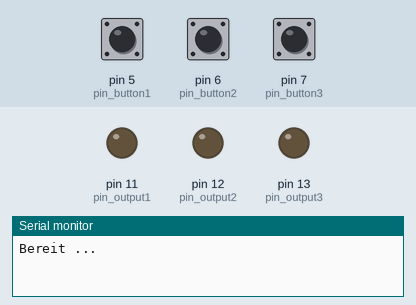
Bench run of a sketch on a simulated Arduino Uno, built with avr-gcc and run on an emulated ATmega328P. Parts: output pins drawn as LEDs (lit = HIGH), the last lines printed to the serial monitor. The test bench sets the inputs (shaded band); at power-on: pin 5 (pin_button1) HIGH, pin 6 (pin_button2) HIGH, pin 7 (pin_button3) HIGH.

Above: at 2.2 s.
2.3 s: pin 5 (pin_button1) pulled LOW for 0.15 s
At 3.5 s:
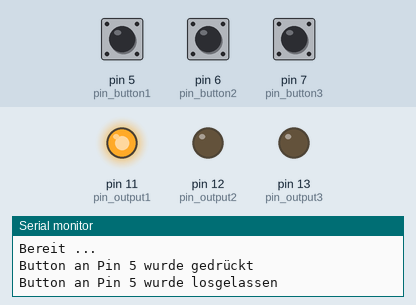
3.9 s: pin 6 (pin_button2) pulled LOW for 0.15 s
At 4.9 s:
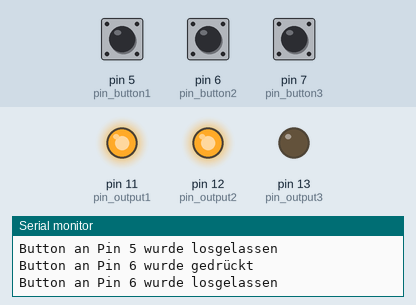
5.5 s: pin 7 (pin_button3) pulled LOW for 0.15 s
At 5.57 s:
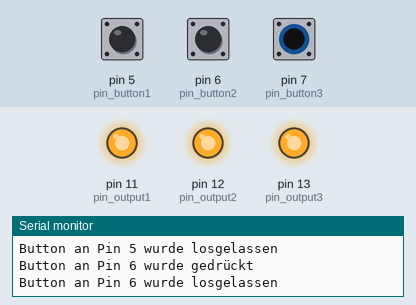
7.1 s: pin 5 (pin_button1) pulled LOW for 1 s
At 8.5 s:
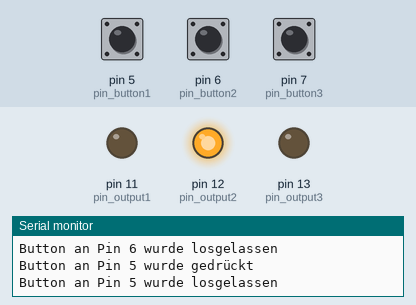
9.6 s: pin 7 (pin_button3) pulled LOW for 1 s
At 10.4 s:
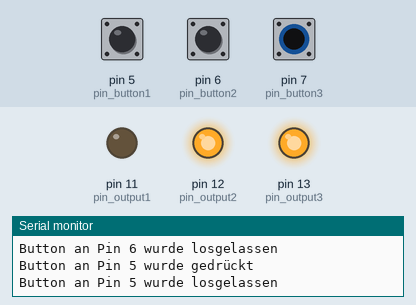
12.1 s: pin 7 (pin_button3) pulled LOW for 3.2 s
At 16.5 s:
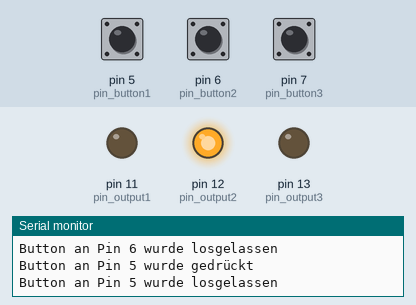
Timing chart, 0 to 17.8 s (numbered marks = the images above; inputs shaded):
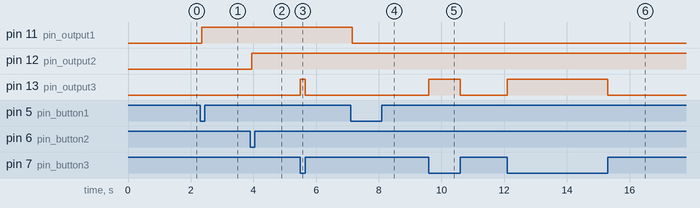

The sketch:

Ein-Aus-Schalter.ino
```cpp
/**
 * Ein- und Ausschalter
 * ====================
 *
 * Dieser Sketch kann für die ersten Hands-On-Versuche mit Hardwareschaltungen am Arduino verwendet werden.
 * Drei an die Pins 5, 6 und 7 angeschlossene Buttons mit Active-Low-Logik schalten drei LEDs oder andere
 * Verbraucher mit Active-High-Logik an den Pins 11, 12 und 13 ein oder aus.
 *
 * Hardwareaufbau:
 * ---------------
 *
 * Pin 5  --> Button --> GND, Steuert Ausgangspin 11
 * Pin 6  --> Button --> GND, Steuert Ausgangspin 12
 * Pin 7  --> Button --> GND, Steuert Ausgangspin 13
 *
 * Pin 11 --> 300 Ohm Widerstand --> LED --> GND
 * Pin 12 --> 300 Ohm Widerstand --> LED --> GND
 * Pin 13 --> 300 Ohm Widerstand --> LED --> GND
 *
 * Die Buttons an Pin 5 und 6 schalten ihren Verbraucher dauerhaft ein oder aus. Der Button an Pin 7 schaltet
 * den Verbraucher nur so lange, wie der Button gedrückt gehalten wird. Die Widerstände können vor oder hinter
 * den LEDs eingebaut werden.
 *
 *
 * Aufgaben
 * --------
 *
 * 1) Bauen Sie den Hardwareaufbau nach und bringen Sie das Beispiel zum Laufen.
 * 2) Messen Sie die Eingangsspannung an den Pins 5 bis 7, wenn kein Button gedrückt wird.
 * 3) Messen Sie die Eingangsspannung an den Pins 5 bis 7, während ein Button gedrückt wird.
 * 4) Messen Sie die Ausgangsspannung an den Pins 11 bis 13, wenn die LEDs ausgeschaltet sind.
 * 5) Messen Sie die Ausgangsspannung an den Pins 11 bis 13, wenn die LEDs eingeschaltet sind.
 * 6) Messen Sie den Spannungsabfall entlang einer LED und entlang ihres Vorwiderstands.
 * 7) Messen Sie die Stromstärke des Stroms, der die LED leuchten lässt.
 *
 * Relevante Dokumentation
 * -----------------------
 *
 * https://www.arduino.cc/reference/en/language/functions/digital-io/pinmode/
 * https://www.arduino.cc/reference/en/language/functions/digital-io/digitalread/
 * https://www.arduino.cc/reference/en/language/functions/digital-io/digitalwrite/
 */

constexpr int pin_button1 = 5;
constexpr int pin_button2 = 6;
constexpr int pin_button3 = 7;

constexpr int pin_output1 = 11;
constexpr int pin_output2 = 12;
constexpr int pin_output3 = 13;

constexpr int debounce_ms = 50;


/**
 * Initialisierung der Hardware nach dem Einschalten
 */
void setup() {
  pinMode(pin_button1, INPUT_PULLUP);
  pinMode(pin_button2, INPUT_PULLUP);
  pinMode(pin_button3, INPUT_PULLUP);

  pinMode(pin_output1, OUTPUT);
  pinMode(pin_output2, OUTPUT);
  pinMode(pin_output3, OUTPUT);

  digitalWrite(pin_output1, LOW);
  digitalWrite(pin_output2, LOW);
  digitalWrite(pin_output3, LOW);

  delay(1000);
  Serial.begin(9600);
  Serial.println("Bereit ...");
}

/**
 * Hilfsfunktion zum Erkennen eines kurzen Tastendrucks
 */
int readButton(int pin, bool* value) {
  if (*value == false && digitalRead(pin) == LOW) {
    delay(debounce_ms);

    if (digitalRead(pin) == LOW) {
      *value = true;

      Serial.print("Button an Pin ");
      Serial.print(pin);
      Serial.println(" wurde gedrückt");
    }
  } else if (*value == true && digitalRead(pin) == HIGH) {
    delay(debounce_ms);

    if (digitalRead(pin) == HIGH) {
      *value = false;

      Serial.print("Button an Pin ");
      Serial.print(pin);
      Serial.println(" wurde losgelassen");
    }
  }
}

/**
 * Unendlich oft ausgeführte Hauptprogrammlogik
 */
void loop() {
  static bool button1 = false;
  static bool button2 = false;

  static bool toggle1 = false;
  static bool toggle2 = false;

  static bool output1 = LOW;
  static bool output2 = LOW;
  static bool output3 = LOW;

  readButton(pin_button1, &button1);
  readButton(pin_button2, &button2);

  if (button1 && toggle1) {
    output1 = !output1;
    toggle1 = false;
  } else if (!button1) {
    toggle1 = true;
  }

  if (button2 && toggle2) {
    output2 = !output2;
    toggle2 = false;
  } else if (!button2) {
    toggle2 = true;
  }

  output3 = !digitalRead(pin_button3);

  digitalWrite(pin_output1, output1);
  digitalWrite(pin_output2, output2);
  digitalWrite(pin_output3, output3);
}
```

Measured:
- after the input at 2.3 s, pin 11 (pin_output1): LOW → HIGH after 0.05 s
- after the input at 3.9 s, pin 12 (pin_output2): LOW → HIGH after 0.05 s
- after the input at 5.5 s, pin 13 (pin_output3): LOW → HIGH at once, → LOW 0.15 s later
- after the input at 7.1 s, pin 11 (pin_output1): HIGH → LOW after 0.05 s
- after the input at 9.6 s, pin 13 (pin_output3): LOW → HIGH at once, → LOW 1.0 s later
- after the input at 12.1 s, pin 13 (pin_output3): LOW → HIGH at once, → LOW 3.2 s later
